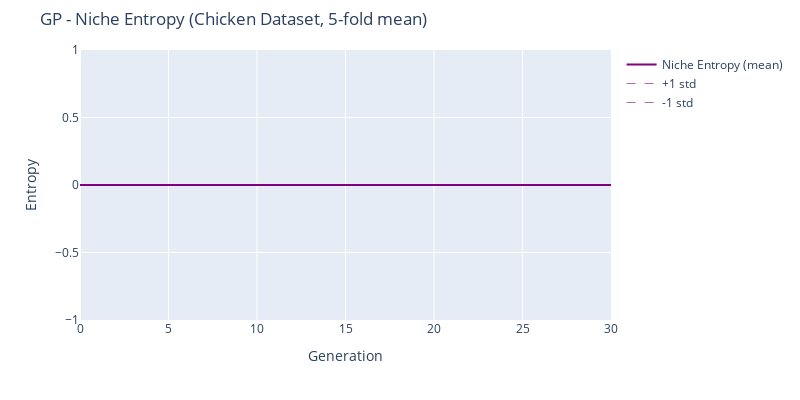

The code cell stored with this chart in its notebook:
### Code cell
fig = go.Figure()
fig.add_trace(go.Scatter(
    x=mean_df["Generation"],
    y=mean_df["Niche_entropy"],
    mode='lines',
    name='Niche Entropy (mean)',
    line=dict(color='purple', width=2)
))
# Add std as dashed lines (dark purple)
fig.add_trace(go.Scatter(
    x=mean_df["Generation"],
    y=mean_df["Niche_entropy"] + std_df["Niche_entropy"],
    mode='lines',
    line=dict(color='purple', width=1, dash='dash'),
    name='+1 std',
    opacity=0.6
))
fig.add_trace(go.Scatter(
    x=mean_df["Generation"],
    y=mean_df["Niche_entropy"] - std_df["Niche_entropy"],
    mode='lines',
    line=dict(color='purple', width=1, dash='dash'),
    name='-1 std',
    opacity=0.6
))

fig.update_layout(
    title=f'GP - Niche Entropy (Chicken Dataset, 5-fold mean)',
    xaxis_title='Generation',
    yaxis_title='Entropy',
    yaxis_range=[0, None],
    height=400,
    width=800,
    margin=dict(t=50)
)
fig.show()

### Figure 1 — Plotly figure (JSON) as saved in the notebook; plotly's stock layout.template omitted (floating-point values rounded to 4 significant figures; data arrays with more than 128 entries replaced by an {"elided": "..."} marker saying what was removed)
{"data": [{"line": {"color": "purple", "width": 2}, "mode": "lines", "name": "Niche Entropy (mean)", "type": "scatter", "x": {"elided": "217 int values"}, "y": {"elided": "217 int values"}}, {"line": {"color": "purple", "dash": "dash", "width": 1}, "mode": "lines", "name": "+1 std", "opacity": 0.6, "type": "scatter", "x": {"elided": "217 int values"}, "y": {"elided": "217 int values"}}, {"line": {"color": "purple", "dash": "dash", "width": 1}, "mode": "lines", "name": "-1 std", "opacity": 0.6, "type": "scatter", "x": {"elided": "217 int values"}, "y": {"elided": "217 int values"}}], "layout": {"height": 400, "margin": {"t": 50}, "title": {"text": "GP - Niche Entropy (Chicken Dataset, 5-fold mean)"}, "width": 800, "xaxis": {"title": {"text": "Generation"}}, "yaxis": {"range": [0, null], "title": {"text": "Entropy"}}}}
